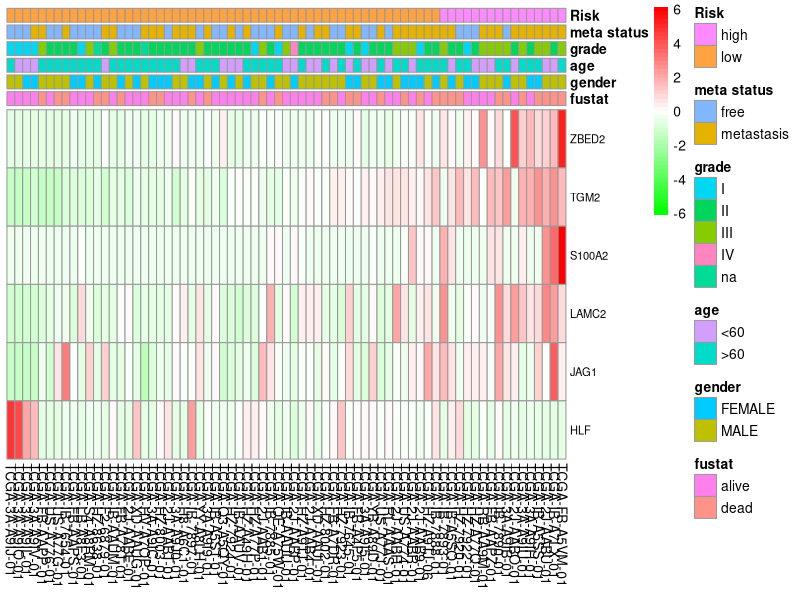

Write the R code that produced this figure.
setwd("C:\\Users\\lenovo\\Desktop")
rt=read.table("traininput.txt",sep="\t",header=T,row.names=1,check.names=F)
rt=rt[1:nrow(rt),] 
library(pheatmap)
colgroup=read.table("group1.txt",sep="\t",header=F,row.names=1,check.names=F,quote="")
View(colgroup)
colnames(colgroup)=c("fustat","gender","age","grade","meta status","Risk")
View(colgroup)
tiff(file="map64665.tiff",width = 30,height = 25,units ="cm",compression="lzw",bg="white",res=500)
pheatmap(rt, annotation_col = colgroup,color = colorRampPalette(c("green", "white", "red"))(50), scale = "row",cluster_row = FALSE,cluster_cols = FALSE,fontsize_row=8,fontsize_col=10)
dev.off()
